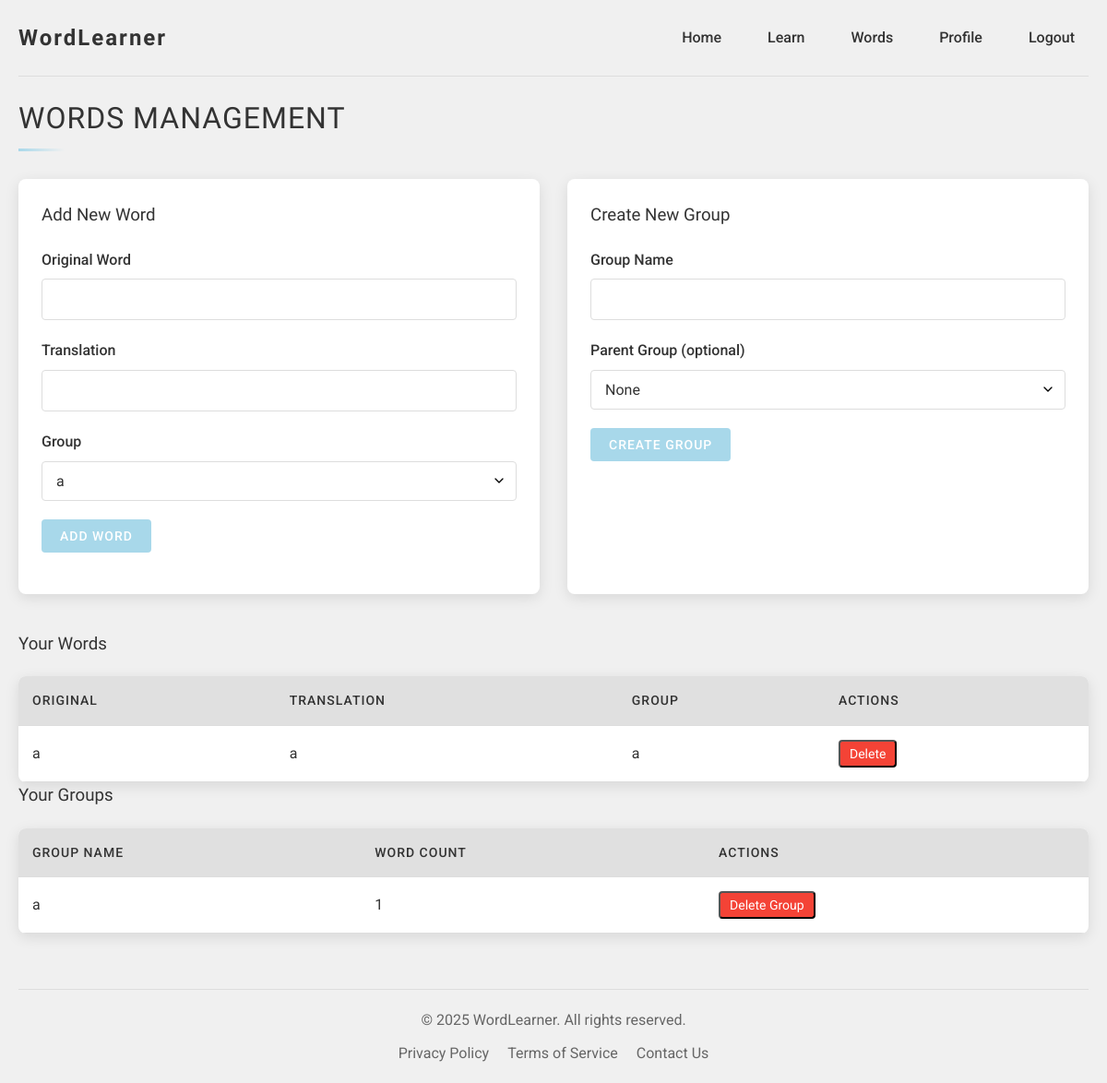
/words (signed in), run on an earlier commit of the app's database.
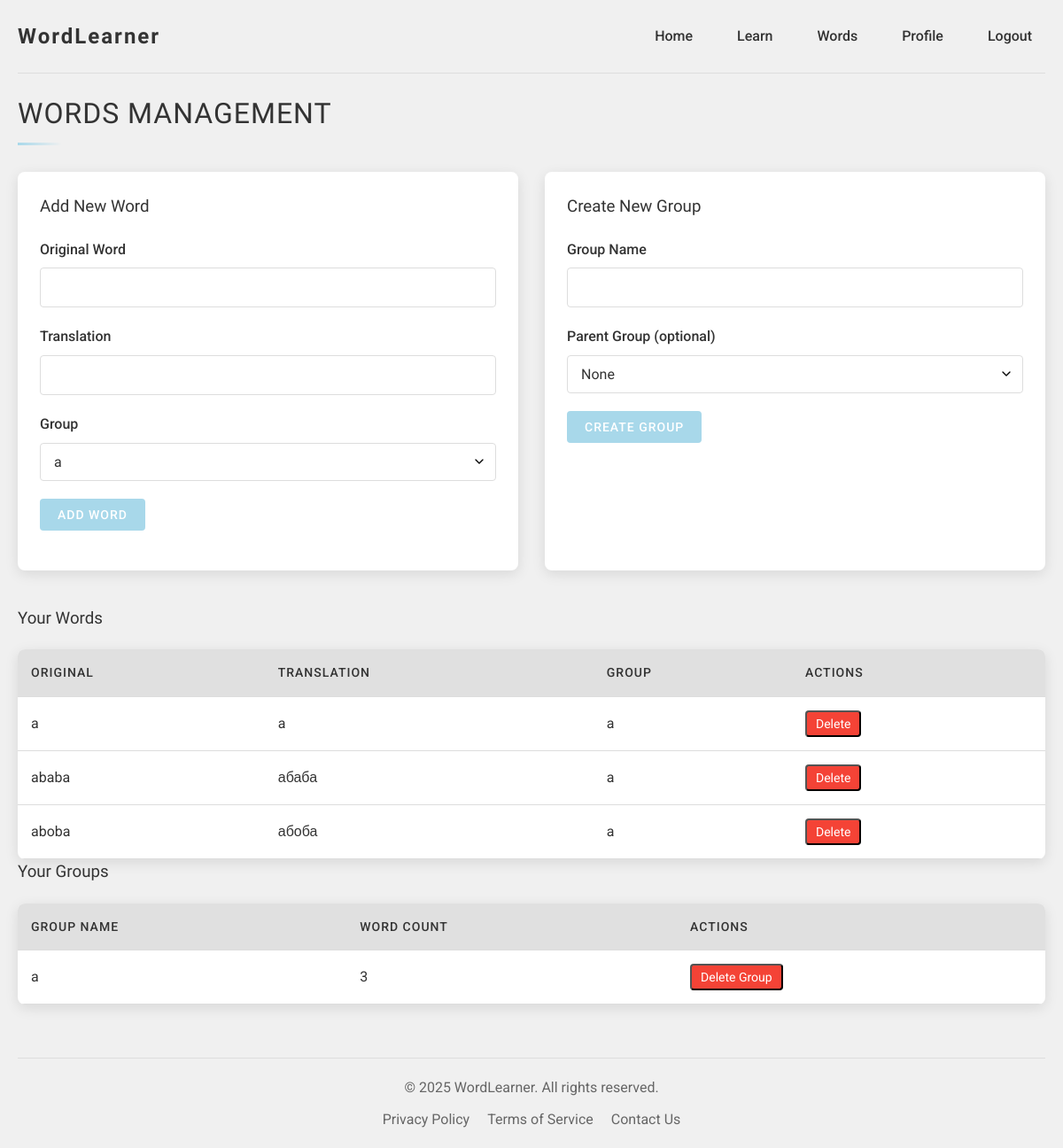
And on a later commit of the database.
### models.py (models this page shows)
class Word(db.Model):
    id = db.Column(db.Integer, primary_key=True)
    original = db.Column(db.String(100), nullable=False)
    translation = db.Column(db.String(100), nullable=False)
    group_id = db.Column(db.Integer, db.ForeignKey('word_group.id'), nullable=False)
    added_at = db.Column(db.DateTime, default=datetime.utcnow)
    last_reviewed = db.Column(db.DateTime)
    difficulty = db.Column(db.Integer, default=1)

class WordGroup(db.Model):
    id = db.Column(db.Integer, primary_key=True)
    name = db.Column(db.String(100), nullable=False)
    user_id = db.Column(db.Integer, db.ForeignKey('user.id'), nullable=False)
    parent_group_id = db.Column(db.Integer, db.ForeignKey('word_group.id'))
    parent = db.relationship('WordGroup', remote_side=[id], backref='subgroups')
    words = db.relationship('Word', backref='group', lazy=True)

### app.py (the view, shortened to what this page needs)
@app.route('/words', methods=['GET', 'POST'])
@login_required
def words():
    word_form = WordForm()
    group_form = GroupForm()
    groups = WordGroup.query.filter_by(user_id=current_user.id).all()
    word_form.group.choices = [(group.id, group.name) for group in groups]
    group_form.parent_group.choices = [(0, 'None')] + [(group.id, group.name) for group in groups]
    words = Word.query.join(WordGroup).filter(WordGroup.user_id == current_user.id).all()
    groups = WordGroup.query.filter_by(user_id=current_user.id).all()
    return render_template('words.html',
                           word_form=word_form,
                           group_form=group_form,
                           words=words,
                           groups=groups)

### forms/word_form.py
class WordForm(FlaskForm):
    original = StringField('Original Word', validators=[DataRequired()])
    translation = StringField('Translation', validators=[DataRequired()])
    group = SelectField('Group', coerce=int)
    submit = SubmitField('Add Word')

### forms/group_form.py
class GroupForm(FlaskForm):
    name = StringField('Group Name', validators=[DataRequired()])
    language = SelectField('Language', coerce=int)
    parent_group = SelectField('Parent Group (optional)', coerce=int)
    submit = SubmitField('Create Group')

### app.py (called while the page is built)
@login_manager.user_loader
def load_user(user_id):
    return db.session.get(User, int(user_id))

### templates/words.html (shortened to what this page needs)
{% extends "base.html" %}
{% block content %}
<div class="words-container">
    <h1 class="futuristic-title">Words Management</h1>
    <div class="words-management">
        <div class="words-form">
            <h3>Add New Word</h3>
            <form method="POST" action="">
                <div class="form-group">
                    {{ word_form.original.label(class="form-label") }}
                    {{ word_form.original(class="form-input") }}
                </div>
                <div class="form-group">
                    {{ word_form.translation.label(class="form-label") }}
                    {{ word_form.translation(class="form-input") }}
                </div>
                <div class="form-group">
                    {{ word_form.group.label(class="form-label") }}
                    {{ word_form.group(class="futuristic-select") }}
                </div>
                <div class="form-group">
                    {{ word_form.submit(class="futuristic-btn") }}
                </div>
            </form>
        </div>
        <div class="group-form">
            <h3>Create New Group</h3>
            <form method="POST" action="">
                <div class="form-group">
                    {{ group_form.name.label(class="form-label") }}
                    {{ group_form.name(class="form-input") }}
                </div>
                <div class="form-group">
                    {{ group_form.parent_group.label(class="form-label") }}
                    {{ group_form.parent_group(class="futuristic-select") }}
                </div>
                <div class="form-group">
                    {{ group_form.submit(class="futuristic-btn") }}
                </div>
            </form>
        </div>
    </div>
    <div class="words-list">
        <h3>Your Words</h3>
        {% if words %}
        <table class="futuristic-table">
            <thead>
                <tr>
                    <th>Original</th>
                    <th>Translation</th>
                    <th>Group</th>
                    <th>Actions</th>
                </tr>
            </thead>
            <tbody>
                {% for word in words %}
                <tr>
                    <td>{{ word.original }}</td>
                    <td>{{ word.translation }}</td>
                    <td>{{ word.group.name }}</td>
                    <td>
                        <form method="POST" action="{{ url_for('words') }}" style="display: inline;">
                            <button type="submit" class="action-btn delete"
                                    onclick="return confirm('Are you sure you want to delete this word?')">
                                Delete
                            </button>
                        </form>
                    </td>
                </tr>
                {% endfor %}
            </tbody>
        </table>
        {% else %}
        <p>No words added yet.</p>
        {% endif %}
    </div>
    <div class="groups-list">
        <h3>Your Groups</h3>
        {% if groups %}
        <table class="futuristic-table">
            <thead>
                <tr>
                    <th>Group Name</th>
                    <th>Word Count</th>
                    <th>Actions</th>
                </tr>
            </thead>
            <tbody>
                {% for group in groups %}
                <tr>
                    <td>{{ group.name }}</td>
                    <td>{{ group.words|length }}</td>
                    <td>
                        <form method="POST" action="{{ url_for('words') }}" style="display: inline;">
                            <button type="submit" class="action-btn delete"
                                    onclick="return confirm('Are you sure you want to delete this group and ALL its words?')">
                                Delete Group
                            </button>
                        </form>
                    </td>
                </tr>
                {% endfor %}
            </tbody>
        </table>
        {% else %}
        <p>No groups created yet.</p>
        {% endif %}
    </div>
</div>
{% endblock %}

### templates/base.html (shortened to what this page needs)
<!DOCTYPE html>
<html lang="en">
<head>
    <link rel="stylesheet" href="{{ url_for('static', filename='style.css') }}">
</head>
<body>
    <div class="container">
        <header class="futuristic-header">
            <div class="logo">WordLearner</div>
            <nav class="futuristic-nav">
                {% if current_user.is_authenticated %}
                    <a href="{{ url_for('index') }}" class="nav-link">Home</a>
                    <a href="{{ url_for('learn') }}" class="nav-link">Learn</a>
                    <a href="{{ url_for('words') }}" class="nav-link">Words</a>
                    <a href="{{ url_for('profile') }}" class="nav-link">Profile</a>
                    <a href="{{ url_for('logout') }}" class="nav-link">Logout</a>
                {% else %}
                    <a href="{{ url_for('login') }}" class="nav-link">Login</a>
                    <a href="{{ url_for('register') }}" class="nav-link">Register</a>
                {% endif %}
            </nav>
        </header>
        <main class="content">
            {% block content %}{% endblock %}
        </main>
        <footer class="futuristic-footer">
    <p>&copy; 2025 WordLearner. All rights reserved.</p>
    <div class="footer-links">
        <a href="{{ url_for('privacy') }}">Privacy Policy</a>
        <a href="{{ url_for('terms') }}">Terms of Service</a>
        <a href="{{ url_for('contact') }}">Contact Us</a>
    </div>
</footer>
    </div>
</body>
</html>

### static/style.css (style rules this page uses)
:root { --primary-color: #f0f0f0; --secondary-color: #e0e0e0; --accent-color: #a8d8ea; --text-color: #333; --text-light: #666; --border-color: #ddd; --shadow-color: rgba(0, 0, 0, 0.1); --success-color: #4caf50; --error-color: #f44336; --warning-color: #ff9800; --info-color: #2196f3; }
* { margin: 0; padding: 0; box-sizing: border-box; font-family: 'Roboto', sans-serif; }
body { background-color: var(--primary-color); color: var(--text-color); line-height: 1.6; }
.container { max-width: 1200px; margin: 0 auto; padding: 0 20px; min-height: 100vh; display: flex; flex-direction: column; }
.content { flex: 1; padding: 20px 0; }
h1, h2, h3, h4 { font-family: 'Orbitron', sans-serif; font-weight: 500; margin-bottom: 20px; color: var(--text-color); }
.futuristic-title { font-family: 'Orbitron', sans-serif; font-weight: 500; text-transform: uppercase; letter-spacing: 1px; margin-bottom: 30px; position: relative; padding-bottom: 10px; }
.futuristic-title::after { content: ''; position: absolute; bottom: 0; left: 0; width: 50px; height: 3px; background: linear-gradient(90deg, var(--accent-color), transparent); }
.futuristic-header { display: flex; justify-content: space-between; align-items: center; padding: 20px 0; border-bottom: 1px solid var(--border-color); }
.logo { font-family: 'Orbitron', sans-serif; font-size: 24px; font-weight: 700; color: var(--text-color); letter-spacing: 2px; }
.futuristic-nav { display: flex; gap: 20px; }
.nav-link { text-decoration: none; color: var(--text-color); font-weight: 500; padding: 8px 15px; border-radius: 4px; transition: all 0.3s ease; position: relative; }
.nav-link::after { content: ''; position: absolute; bottom: -5px; left: 0; width: 0; height: 2px; background-color: var(--accent-color); transition: width 0.3s ease; }
.futuristic-footer { padding: 20px 0; border-top: 1px solid var(--border-color); margin-top: 40px; text-align: center; color: var(--text-light); }
.footer-links { display: flex; justify-content: center; gap: 20px; margin-top: 10px; }
.footer-links a { color: var(--text-light); text-decoration: none; transition: color 0.3s ease; }
.futuristic-btn { display: inline-block; padding: 10px 20px; background-color: var(--accent-color); color: white; border: none; border-radius: 4px; cursor: pointer; font-weight: 500; text-transform: uppercase; letter-spacing: 1px; font-size: 14px; transition: all 0.3s ease; text-decoration: none; text-align: center; }
.form-group { margin-bottom: 20px; }
.form-label { display: block; margin-bottom: 8px; font-weight: 500; color: var(--text-color); }
.form-input { width: 100%; padding: 12px 15px; border: 1px solid var(--border-color); border-radius: 4px; font-size: 16px; transition: all 0.3s ease; background-color: white; }
.futuristic-select { width: 100%; padding: 12px 15px; border: 1px solid var(--border-color); border-radius: 4px; font-size: 16px; background-color: white; appearance: none; background-repeat: no-repeat; background-position: right 10px center; background-size: 1em; }
.words-management { display: grid; grid-template-columns: 1fr 1fr; gap: 30px; margin-bottom: 40px; }
.words-form, .group-form { background-color: white; padding: 25px; border-radius: 8px; box-shadow: 0 4px 15px var(--shadow-color); }
.futuristic-table { width: 100%; border-collapse: collapse; background-color: white; box-shadow: 0 4px 15px var(--shadow-color); border-radius: 8px; overflow: hidden; }
.futuristic-table th, .futuristic-table td { padding: 15px; text-align: left; border-bottom: 1px solid var(--border-color); }
.futuristic-table th { background-color: var(--secondary-color); font-weight: 500; text-transform: uppercase; font-size: 14px; letter-spacing: 1px; }
.action-btn { padding: 5px 10px; border-radius: 4px; text-decoration: none; font-size: 14px; margin-right: 10px; transition: all 0.3s ease; }
.action-btn.delete { background-color: var(--error-color); color: white; }
.futuristic-select { width: 100%; padding: 12px 15px; border: 1px solid var(--border-color); border-radius: 4px; background-color: var(--card-bg); color: var(--text-color); font-size: 16px; }

What changed in the data, as far as the page shows it:
added Word: original "ababa", translation "абаба", group.name "a"
added Word: original "aboba", translation "абоба", group.name "a"
computed for WordGroup: words|length "1" → "3"
